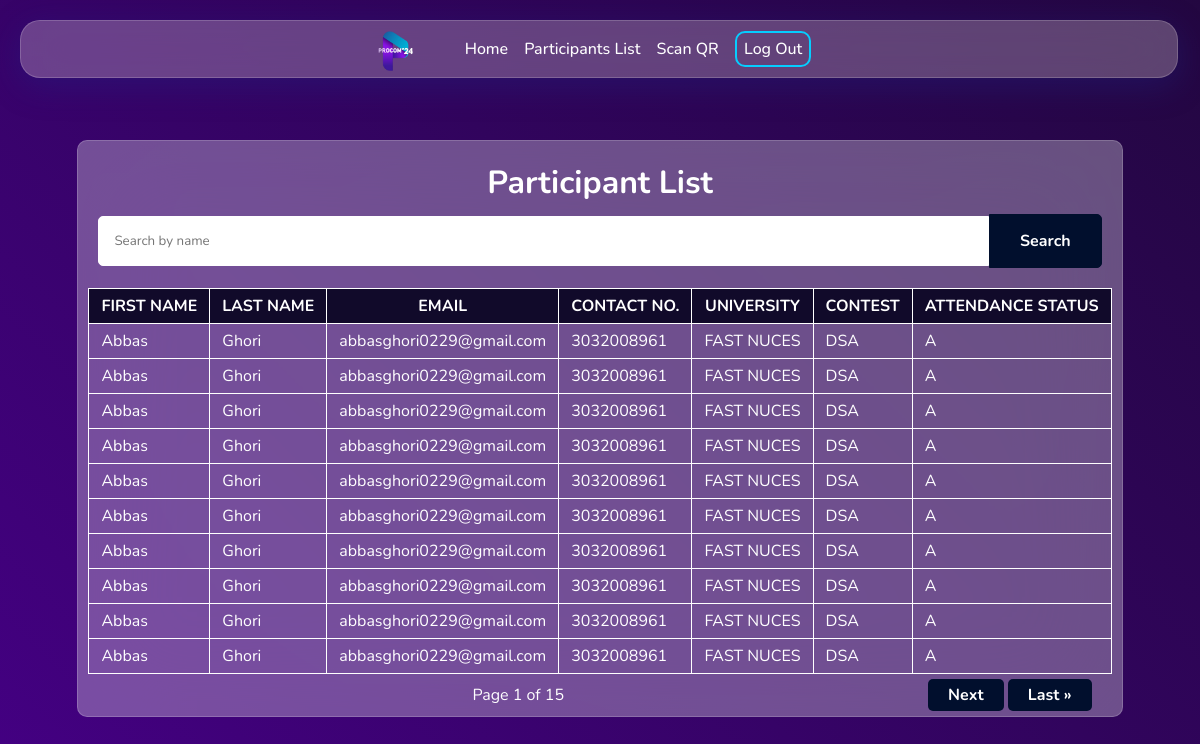
Page /participants/ on the committed database.
### registration/models.py (models this page shows, shortened)
class Participants(models.Model):
    participantID = models.AutoField(primary_key=True)
    firstname = models.CharField(max_length=255)
    lastname = models.CharField(max_length=255)
    email = models.EmailField()
    phonenumber = models.CharField(max_length=20)
    universityname = models.CharField(max_length=255)
    contestname = models.CharField(max_length=255)
    age = models.PositiveIntegerField()
    attendanceStatus = models.CharField(max_length=255, default='A')

### registration/views.py (the view)
# urls.py: path('participants/', participant_list, name='participant_list'),
def participant_list(request):
    search_query = request.GET.get('search', '')
    page = request.GET.get('page', 1)
    if search_query:
        search_terms = search_query.split()
        first_name_q = Q()
        last_name_q = Q()
        for term in search_terms:
            first_name_q |= Q(firstname__icontains=term)
            last_name_q |= Q(lastname__icontains=term)
        participants = Participants.objects.filter(first_name_q | last_name_q)
    else:
        participants = Participants.objects.all()
    paginator = Paginator(participants, 10)  # Show 10 participants per page
    try:
        participants = paginator.page(page)
    except PageNotAnInteger:
        participants = paginator.page(1)
    except EmptyPage:
        participants = paginator.page(paginator.num_pages)
    context = {'participants': participants, 'search_query': search_query}
    return render(request, 'participant_list.html', context)

### registration/templates/participant_list.html (shortened to what this page needs)
{% load static %}
<!DOCTYPE html>
<html lang="en">
<head>
    <link rel="stylesheet" href="{% static 'nav.css' %}">
    <link rel="stylesheet" href="{% static 'style.css' %}">
    <link href='https://unpkg.com/boxicons@2.1.4/css/boxicons.min.css' rel='stylesheet'>
</head>
<body>
    <nav class="nav">
        <div class="logo">
            <a href="{% url 'home' %}">
                <img src="{% static 'logo.png' %}" alt="logo" class="logo-image">
            </a>
        </div>
        <div class="right-nav">
            <ul class="right-ul">
                <li>
                    <a href="{% url 'home' %}" class="underline-animation">Home</a>
                </li>
                <li>
                    <a href="{% url 'participant_list' %}" class="underline-animation">Participants List</a>
                </li>
                <li>
                    <a href="{% url 'scan_qr' %}" class="underline-animation">Scan QR</a>
                </li>
                <li><a href="{% url 'logout' %}" class="logout">Log Out</a></li>
            </ul>
        </div>
    </nav>
    <div class="outerdiv">
        <div class="innerdiv">
            <h1 class="mainhead">
                Participant List
            </h1>
            <form method="get" action="{% url 'participant_list' %}" class="search-form">
                <input type="text" name="search" placeholder="Search by name" value="{{ search_query }}">
                <button type="submit">Search</button>
            </form>
            <div class="table">
                <table class="datatable">
                    <thead>
                        <tr>
                            <th class="tabheadings">First Name</th>
                            <th class="tabheadings">Last Name</th>
                            <th class="tabheadings">Email</th>
                            <th class="tabheadings">Contact NO.</th>
                            <th class="tabheadings">University</th>
                            <th class="tabheadings">Contest</th>
                            <th class="tabheadings">Attendance Status</th>
                        </tr>
                    </thead>
                    <tbody>
                        {% for participant in participants|slice:":10" %}
                        <tr>
                            <td>{{ participant.firstname }}</td>
                            <td>{{ participant.lastname }}</td>
                            <td>{{ participant.email }}</td>
                            <td>{{ participant.phonenumber }}</td>
                            <td>{{ participant.universityname }}</td>
                            <td>{{ participant.contestname }}</td>
                            <td>{{ participant.attendanceStatus }}</td>
                        </tr>
                        {% endfor %}
                    </tbody>
                </table>
            </div>
            <div class="pagination">
                <span class="step-links">
                    <span class="current">
                        Page {{ participants.number }} of {{ participants.paginator.num_pages }}
                    </span>
                    <div class="nextlast">
                        {% if participants.has_next %}
                        <a class="pagebutton" href="?page={{ participants.next_page_number }}">Next</a>
                        <a class="pagebutton" href="?page={{ participants.paginator.num_pages }}">Last &raquo;</a>
                        {% endif %}
                    </div>
                </span>
            </div>
        </div>
    </div>
</body>
</html>

### registration/templates/static/nav.css (style rules this page uses)
* { margin: 0; padding: 0; box-sizing: border-box; }
.nav { position: fixed; top: 0; left: 0; width: 96.5vw; z-index: 1000; display: flex; justify-content: center; align-items: center; padding-inline: 100px; margin: 20px; border-radius: 20px; background: rgba(255, 238, 238, 0.264); box-shadow: 0 8px 32px 0 rgba(31, 38, 135, 0.37); backdrop-filter: blur(25px); -webkit-backdrop-filter: blur(25px); border: 1px solid rgba(255, 255, 255, 0.18); gap: 50px; }
.logo { cursor: pointer; padding-top: 10px; }
.logo-image { height: 40px; width: 40px; }
.right-ul { list-style-type: none; padding: 0; margin: 0; }
.right-ul li { display: inline; margin-right: 12px; }
.right-ul .underline-animation { display: inline-block; position: relative; text-decoration: none; font-family: 'Nunito', sans-serif; font-weight: 500; color: rgb(255, 255, 255); transition: transform 0.25s ease-out; }
.right-ul .underline-animation::after { content: ''; position: absolute; width: 100%; transform: scaleX(0); height: 3px; bottom: -4px; left: 0; background-color: #06CDFF; transform-origin: bottom right; transition: transform 0.4s ease-out; }
.right-nav { display: flex; align-items: center; gap: 30px; }
.logout { border: 2px solid #06CDFF; border-radius: 10px; padding: 5px 7px; text-decoration: none; font-family: 'Nunito', sans-serif; font-weight: 500; color: rgb(255, 255, 255); transition: transform 0.25s ease-out; }

### registration/templates/static/style.css (style rules this page uses)
body { margin: 0; padding: 0; display: flex; align-items: center; justify-content: center; height: 100vh; width: 100%; background-image: linear-gradient(45deg, #440083, #230741); font-family: 'Nunito', sans-serif; }
.outerdiv { display: flex; justify-content: center; position: relative; z-index: 1; }
.innerdiv { z-index: 2; margin-top: 15vh; margin-bottom: 8vh; background: rgba(255, 255, 255, 0.3); padding: 0px 10px; backdrop-filter: blur(50px); -webkit-backdrop-filter: blur(50px); border: 1px solid rgba(255, 255, 255, 0.18); border-radius: 10px; }
.mainhead { text-align: center; color: #fff; margin: 10px; margin-top: 20px; }
.tabheadings { background-color: #110a2a; text-transform: uppercase; padding: 5px; }
a { color: #fff; }
td { padding: 5px 7px; }
.pagination { display: flex; justify-content: center; }
.step-links { width: 100%; display: flex; justify-content: space-between; padding: 10px 20px; }
.current { color: #fff; }
.pagebutton { padding: 5px 20px; font-size: 16px; font-weight: bold; text-align: center; text-decoration: none; background-color: #010f2d; color: #fff; border-radius: 5px; cursor: pointer; transition: background-color 0.3s; }
.search-form { margin: 10px; margin-bottom: 20px; display: flex; align-items: center; }
.search-form input[type="text"] { flex-grow: 1; padding: 15px; border: 1px solid #fff; border-radius: 5px 0 0 5px; font-family: 'Nunito', sans-serif; }
.search-form button { padding: 15px 30px; background-color: #010f2d; color: #fff; border: 1px solid #010f2d; border-radius: 0 5px 5px 0; cursor: pointer; font-family: 'Nunito', sans-serif; font-weight: bold; font-size: medium; }

### rows in the picture
Participants: firstname "Abbas", lastname "Ghori", email "abbasghori0229@gmail.com", phonenumber "3032008961", universityname "FAST NUCES", contestname "DSA", attendanceStatus "A"
Participants: firstname "Abbas", lastname "Ghori", email "abbasghori0229@gmail.com", phonenumber "3032008961", universityname "FAST NUCES", contestname "DSA", attendanceStatus "A"
Participants: firstname "Abbas", lastname "Ghori", email "abbasghori0229@gmail.com", phonenumber "3032008961", universityname "FAST NUCES", contestname "DSA", attendanceStatus "A"
Participants: firstname "Abbas", lastname "Ghori", email "abbasghori0229@gmail.com", phonenumber "3032008961", universityname "FAST NUCES", contestname "DSA", attendanceStatus "A"
Participants: firstname "Abbas", lastname "Ghori", email "abbasghori0229@gmail.com", phonenumber "3032008961", universityname "FAST NUCES", contestname "DSA", attendanceStatus "A"
Participants: firstname "Abbas", lastname "Ghori", email "abbasghori0229@gmail.com", phonenumber "3032008961", universityname "FAST NUCES", contestname "DSA", attendanceStatus "A"
Participants: firstname "Abbas", lastname "Ghori", email "abbasghori0229@gmail.com", phonenumber "3032008961", universityname "FAST NUCES", contestname "DSA", attendanceStatus "A"
Participants: firstname "Abbas", lastname "Ghori", email "abbasghori0229@gmail.com", phonenumber "3032008961", universityname "FAST NUCES", contestname "DSA", attendanceStatus "A"
Participants: firstname "Abbas", lastname "Ghori", email "abbasghori0229@gmail.com", phonenumber "3032008961", universityname "FAST NUCES", contestname "DSA", attendanceStatus "A"
Participants: firstname "Abbas", lastname "Ghori", email "abbasghori0229@gmail.com", phonenumber "3032008961", universityname "FAST NUCES", contestname "DSA", attendanceStatus "A"

### other values in the picture
{{ participants.number }} "1"
{{ participants.paginator.num_pages }} "15"
